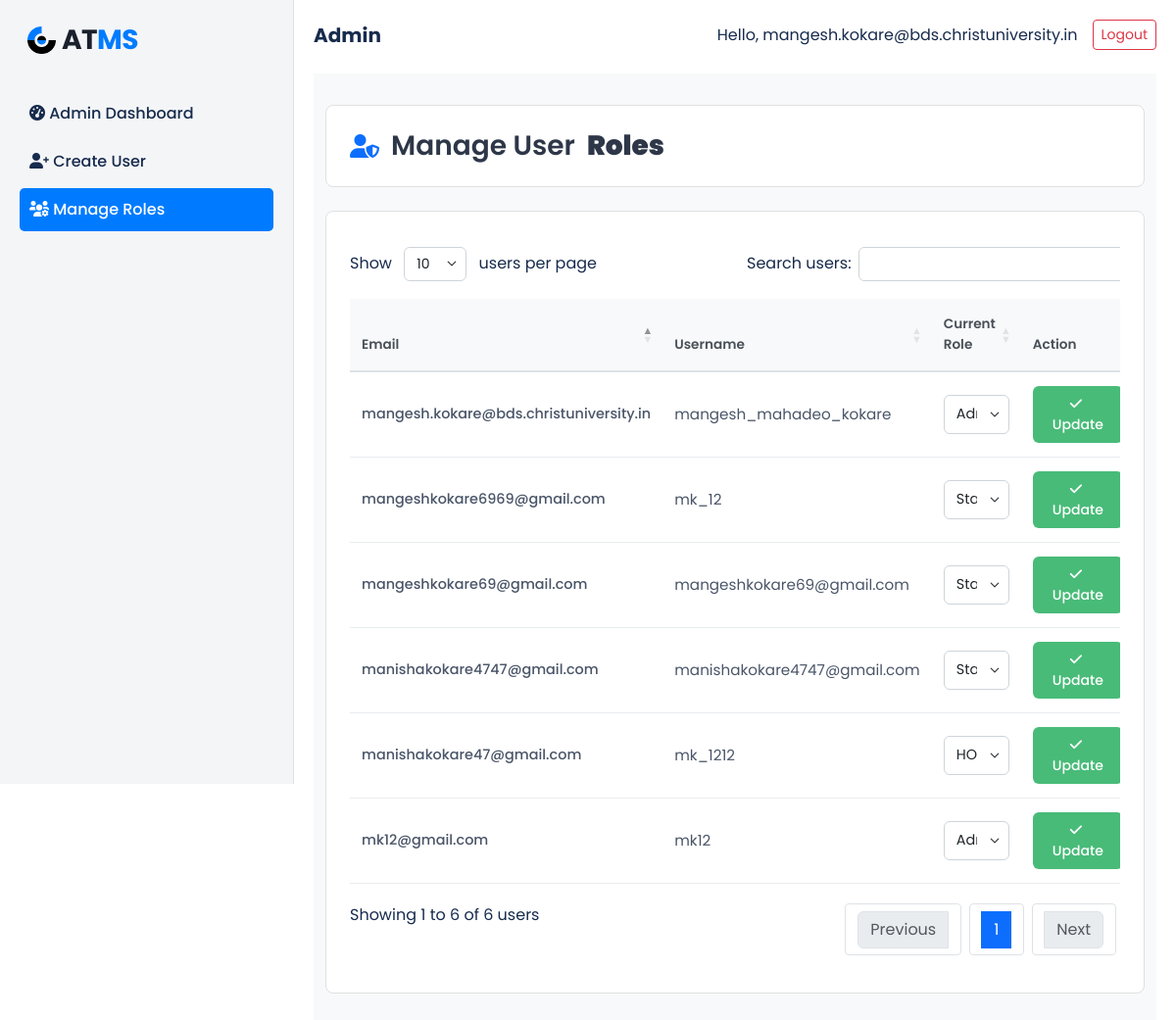
Before: /accounts/manage_roles/ (signed in) with the older database file.
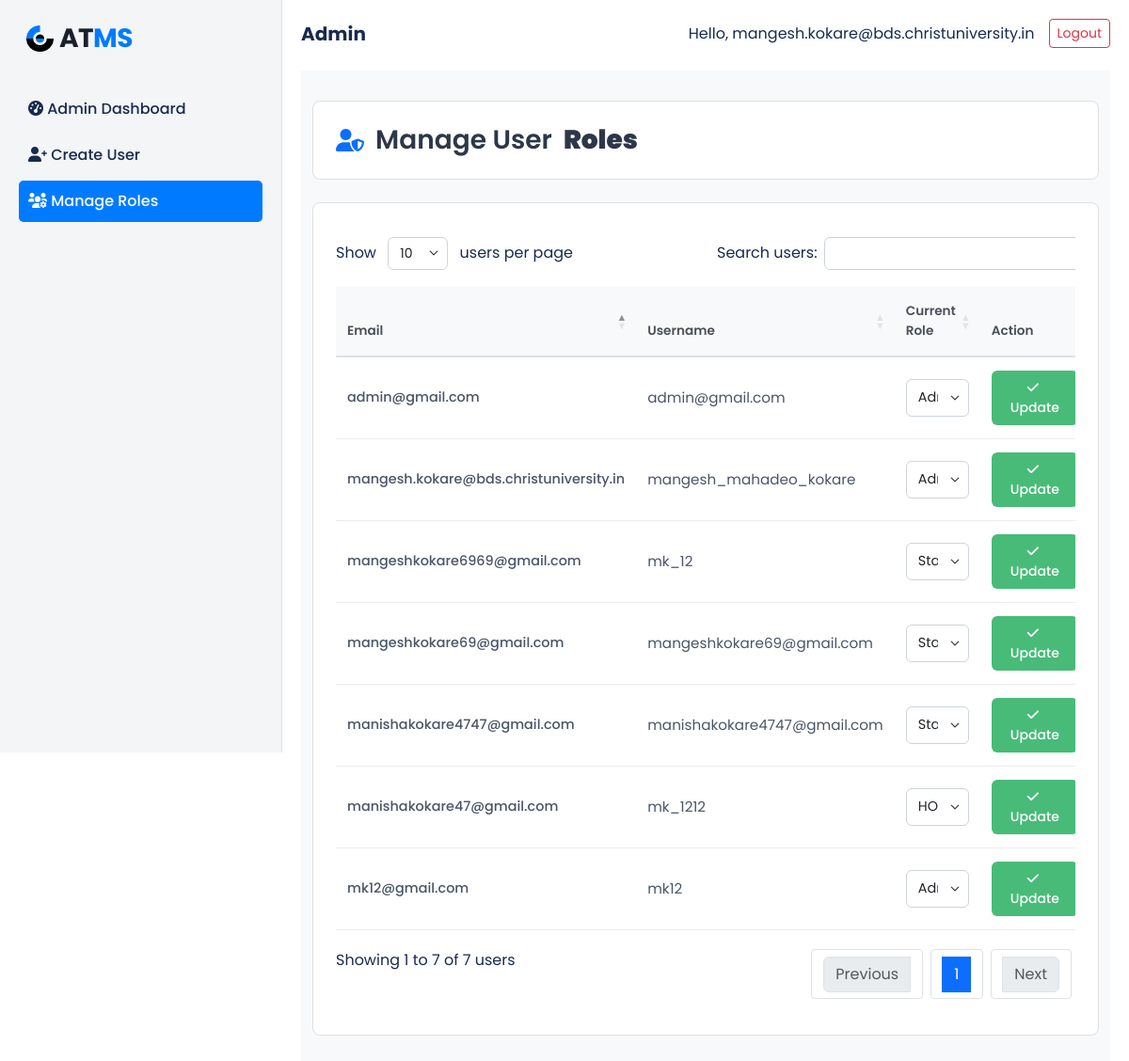
After: the same page with the newer database file.
### accounts/models.py (models this page shows, shortened)
class CustomUser(AbstractUser):
    emp_id = models.CharField(max_length=20, blank=True, null=True)
    campus = models.ForeignKey('Campus', on_delete=models.SET_NULL, null=True, blank=True)
    school = models.ForeignKey('School', on_delete=models.SET_NULL, null=True, blank=True)
    department = models.ManyToManyField('Department', blank=True)
    phone_number = models.CharField(max_length=15, blank=True, null=True)
    gender = models.CharField(max_length=10, blank=True, null=True)
    phone_no = models.CharField(max_length=15, blank=True, null=True)
    role = models.CharField(
        max_length=10,
        choices=[('admin', 'Admin'), ('hod', 'HOD'), ('staff', 'Staff'), ('student', 'Student')],
        blank=True, null=True,
    )
    email = models.EmailField(unique=True)
    USERNAME_FIELD = 'email'  # login using email
    REQUIRED_FIELDS = ['username']        # must NOT include 'email'

### accounts/views.py (the view)
# urls.py: path('manage_roles/', views.manage_roles, name='manage_roles'),
@login_required
def manage_roles(request):
    if not hasattr(request.user, "role") or request.user.role != "admin":
        return HttpResponseForbidden("You are not authorized to access this page.")
    users = CustomUser.objects.all().order_by('id')
    return render(request, 'accounts/manage_roles.html', {
        'users': users,
    })

### accounts/context_processors.py (called while the page is built)
def all_projects(request):
    projects = Project.objects.all()
    return {'projects': projects}

def global_teams_and_students(request):
    teams = Team.objects.all()
    students = User.objects.filter(role='staff')
    return {
        'teams': teams,
        'students': students
    }

### accounts/templates/accounts/manage_roles.html (shortened to what this page needs)
{% extends 'admin_base.html' %}
{% block content %}
<link rel="stylesheet" type="text/css" href="https://cdn.datatables.net/1.13.6/css/dataTables.bootstrap5.min.css">
<div class="roles-container">
    <div class="container">
        <div class="page-header-card">
            <h2 class="page-title">
                <i class="fa fa-user-shield"></i>
                Manage User <b>Roles</b>
            </h2>
        </div>
        <div class="table-card">
            <div class="table-responsive">
                <table class="table table-hover roles-table" id="rolesTable">
                    <thead>
                        <tr>
                            <th>Email</th>
                            <th>Username</th>
                            <th>Current Role</th>
                            <th>Action</th>
                        </tr>
                    </thead>
                    <tbody>
                        {% for user in users %}
                        <tr>
                            <form method="POST" action="{% url 'accounts:update_user_role_only' user.id %}" class="role-form">
                                <td class="user-email">{{ user.email }}</td>
                                <td class="user-username">{{ user.username }}</td>
                                <td>
                                    <select name="role" class="form-select role-select">
                                        <option value="admin" {% if user.role == "admin" %}selected{% endif %}>Admin</option>
                                        <option value="hod" {% if user.role == "hod" %}selected{% endif %}>HOD</option>
                                        <option value="staff" {% if user.role == "staff" %}selected{% endif %}>Staff</option>
                                    </select>
                                </td>
                                <td>
                                    <button type="submit" class="btn update-btn">
                                        <i class="fa fa-check me-1"></i>Update
                                    </button>
                                </td>
                            </form>
                        </tr>
                        {% endfor %}
                    </tbody>
                </table>
            </div>
        </div>
    </div>
</div>
{% endblock %}

### templates/admin_base.html (shortened to what this page needs)
<!DOCTYPE html>
<html lang="en">
{% load static %}
<head>
  <link rel="stylesheet" href="https://cdn.jsdelivr.net/npm/bootstrap@5.3.2/dist/css/bootstrap.min.css">
  <link rel="stylesheet" href="https://cdnjs.cloudflare.com/ajax/libs/font-awesome/6.0.0-beta3/css/all.min.css">
</head>
<body>
<div class="main-container">
  <div class="sidebar">
    <div class="mb-4">
      <div class="sidebar-logo">
        <img src="{% static 'accounts/images/group-481747-1-19.png' %}" alt="Students Logo" class="logo-image">
        AT<span>MS</span>
      </div>
    </div>
    <div class="sidebar-menu">
    <a href="{% url 'accounts:admin_dashboard' %}" class="{% if request.resolver_match.url_name == 'admin_dashboard' %}active{% endif %}">
        <i class="fas fa-tachometer-alt"></i> Admin Dashboard
    </a>
      <a href="{% url 'accounts:create_user' %}" class="{% if request.resolver_match.url_name == 'create_user' %}active{% endif %}">
        <i class="fas fa-user-plus"></i> Create User
      </a>
      <a href="{% url 'accounts:manage_roles' %}" class="{% if request.resolver_match.url_name == 'manage_roles' %}active{% endif %}">
        <i class="fas fa-users-cog"></i> Manage Roles
      </a>
    </div>
  </div>
  <div class="main-content">
    <div class="top-navbar mb-4">
      <div class="d-flex align-items-center flex-wrap">
        <div class="brand">Admin </div>
      </div>
      <div class="user-info">
        <span>Hello, {{ request.user.email }}</span>
        <form action="{% url 'accounts:logout' %}" method="post">
          <button type="submit" class="btn btn-sm btn-outline-danger" id="logoutBtn">Logout</button>
        </form>
      </div>
    </div>
    {% block content %}{% endblock %}
  </div>
</div>
</body>
</html>

Changed rows visible on the page:
added CustomUser: email "admin@gmail.com", username "admin@gmail.com", role "Admin"
Other visible differences:
text written by a page script: "Show users per page Search users: Showing 1 to 6 of 6 users Previous 1 Next" → "Show users per page Search users: Showing 1 to 7 of 7 users Previous 1 Next"
